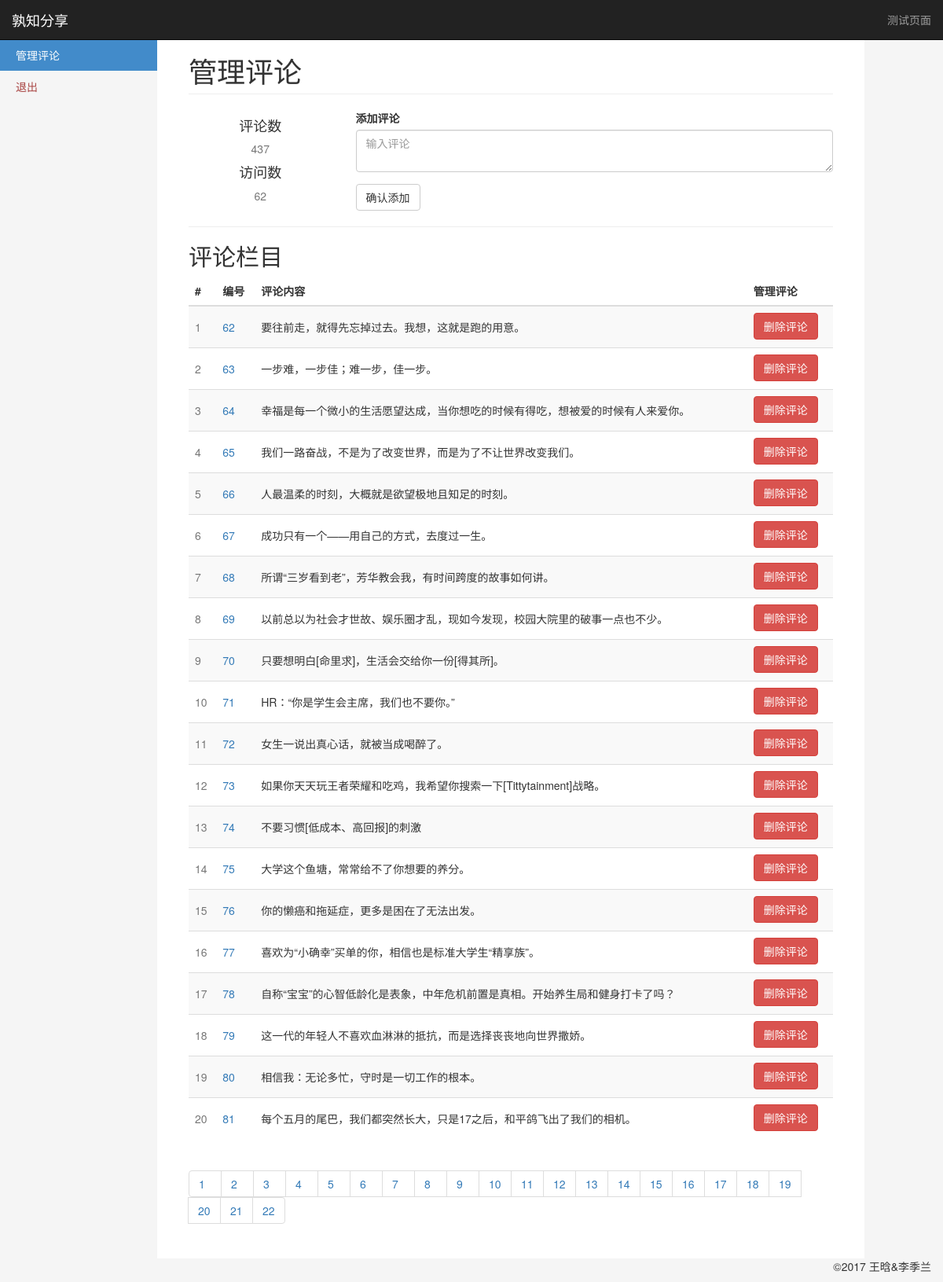
The app's page /manage4 with its own data.
### app/models.py (models this page shows, shortened)
class Comment(db.Model):
    __tablename__ = 'comment'
    id = db.Column(db.Integer, primary_key=True)
    text = db.Column(db.String(256), nullable=False)

### app/views.py (the view)
@app.route('/manage', methods=["GET", "POST"])
@app.route('/manage<int:page>', methods=["GET", "POST"])
def manage(page=1):
    comments = comment_helper.get_all_comments()
    length = len(comments)
    p_list, start, end = comment_helper.get_page(length, pagesize=20, page=page)
    visit_count = visit_helper.get_all_count()
    count = {'visit': visit_count, 'com_len': length, 'page_list': p_list}
    return render_template('manage.html', comments=comments[start:end], count=count)

### app/dbhelper/comment_helper.py (called while the page is built)
def get_all_comments():
    comments = Comment.query.all()
    return comments

def get_page(length, page, pagesize=5):
    p_len = int(math.ceil(length / pagesize))
    p_list = range(1, p_len+1)
    start = 0
    end = pagesize
    if page and page > 1:
        start = (page-1) * pagesize
        end = page * pagesize
        if start > length:
            start = length - pagesize
            end = length
        elif end > length:
            end = length
    if page == 0:
        start = length - pagesize
        end = length
    return p_list, start, end

### app/dbhelper/visit_helper.py (called while the page is built)
def get_all_count():
    try:
        count = db.session.query(func.sum(Visit.visit_count)).scalar()
    except Exception:
        count = 0
    return count

### app/templates/manage.html (shortened to what this page needs)
{% extends "layout.html" %}
{% block body %}
    <nav class="navbar navbar-inverse navbar-fixed-top" role="navigation">
        <div class="container-fluid">
            <div class="navbar-header">
                <a class="navbar-brand" href="#">孰知分享</a>
            </div>
            <div class="navbar-collapse collapse">
                <ul class="nav navbar-nav navbar-right">
                    <li><a href="/comment">测试页面</a></li>
                </ul>
            </div>
        </div>
    </nav>
    <div class="container-fluid">
        <div class="row row-offcanvas row-offcanvas-left">
            <div class="col-sm-3 col-md-2 sidebar-offcanvas" id="sidebar" role="navigation">
                <ul class="nav nav-sidebar">
                    <li class="active"><a href="/manage">管理评论</a></li>
                    <li><a href="/logout" target="_ext" class="text-danger">退出</a></li>
                </ul>
            </div>
            <div class="col-sm-9 col-md-9 main">
                <h1 class="page-header">
                    管理评论
                </h1>
                <div class="row">
                    <div class="placeholders col-md-3">
                        <div class="placeholder text-center">
                            <h4>评论数</h4>
                            <span class="text-muted">{{ count.com_len }}</span>
                        </div>
                        <div class="placeholder text-center">
                            <h4>访问数</h4>
                            <span class="text-muted">{{ count.visit }}</span>
                        </div>
                    </div>
                    <div class="placeholders col-md-9">
                        <div class="form-group">
                            <label for="addComment">添加评论</label>
                            <textarea type="text" class="form-control" id="addComment" placeholder="输入评论"></textarea>
                        </div>
                        <button class="btn btn-default" onclick="addComment()">确认添加</button>
                    </div>
                </div>
                <hr>
                <h2 class="sub-header">评论栏目</h2>
                <div class="table-responsive">
                    <table class="table table-striped">
                        <thead>
                        <tr>
                            <th>#</th>
                            <th>编号</th>
                            <th>评论内容</th>
                            <th>管理评论</th>
                        </tr>
                        </thead>
                        <tbody id="comTable">
                        {% for comment in comments %}
                            <tr>
                                <td class="text-muted">{{ loop.index }}</td>
                                <td class="text-primary">{{ comment.id }}</td>
                                <td>{{ comment.text }}</td>
                                <td><span><button class="btn btn-danger"
                                                  onclick="deleteComment({{ comment.id }})">删除评论</button> </span></td>
                            </tr>
                        {% endfor %}
                        </tbody>
                    </table>
                </div>
                <nav aria-label="Page navigation">
                    <ul class="pagination">
                        {% for page in count.page_list %}
                            <li><a href="manage{{ page }}">{{ page }}</a></li>
                        {% endfor %}
                    </ul>
                </nav>
            </div>
        </div>
    </div>
{% endblock %}

### app/static/css/styles.css (style rules this page uses)
body { padding-top: 50px; background-color: #f5f5f5; }
.nav-sidebar { background-color: #f5f5f5; margin-right: -15px; margin-bottom: 20px; margin-left: -15px; }
.nav-sidebar > li > a { padding-right: 20px; padding-left: 20px; }
.nav-sidebar > .active > a { color: #fff; background-color: #428bca; }
.main { padding: 20px; background-color: #fff; }
@media (min-width: 768px) { .main { padding-right: 40px; padding-left: 40px; } }
.main .page-header { margin-top: 0; }
#comTable button { margin-top: 2x; margin-bottom: 2px; }
#comTable td { vertical-align: middle; }

### app/templates/layout.html (style rules this page uses)
.pagination li a { width: 42px; }

### records on screen
Comment: id "62", text "要往前走，就得先忘掉过去。我想，这就是跑的用意。"
Comment: id "63", text "一步难，一步佳；难一步，佳一步。"
Comment: id "64", text "幸福是每一个微小的生活愿望达成，当你想吃的时候有得吃，想被爱的时候有人来爱你。"
Comment: id "65", text "我们一路奋战，不是为了改变世界，而是为了不让世界改变我们。"
Comment: id "66", text "人最温柔的时刻，大概就是欲望极地且知足的时刻。"
Comment: id "67", text "成功只有一个――用自己的方式，去度过一生。"
Comment: id "68", text "所谓“三岁看到老”，芳华教会我，有时间跨度的故事如何讲。"
Comment: id "69", text "以前总以为社会才世故、娱乐圈才乱，现如今发现，校园大院里的破事一点也不少。"
Comment: id "70", text "只要想明白[命里求]，生活会交给你一份[得其所]。"
Comment: id "71", text "HR：“你是学生会主席，我们也不要你。”"
Comment: id "72", text "女生一说出真心话，就被当成喝醉了。"
Comment: id "73", text "如果你天天玩王者荣耀和吃鸡，我希望你搜索一下[Tittytainment]战略。"
Comment: id "74", text "不要习惯[低成本、高回报]的刺激"
Comment: id "75", text "大学这个鱼塘，常常给不了你想要的养分。"
Comment: id "76", text "你的懒癌和拖延症，更多是困在了无法出发。"
Comment: id "77", text "喜欢为“小确幸”买单的你，相信也是标准大学生“精享族”。"
Comment: id "78", text "自称“宝宝”的心智低龄化是表象，中年危机前置是真相。开始养生局和健身打卡了吗？"
Comment: id "79", text "这一代的年轻人不喜欢血淋淋的抵抗，而是选择丧丧地向世界撒娇。"
Comment: id "80", text "相信我：无论多忙，守时是一切工作的根本。"
Comment: id "81", text "每个五月的尾巴，我们都突然长大，只是17之后，和平鸽飞出了我们的相机。"

### other values on screen
{{ count.com_len }} "437"
{{ count.visit }} "62"
{{ page }} "1" "2" "3" "4" "5" "6" "7" "8" "9" "10" "11" "12" "13" "14" "15" "16" "17" "18" "19" "20" "21" "22"
